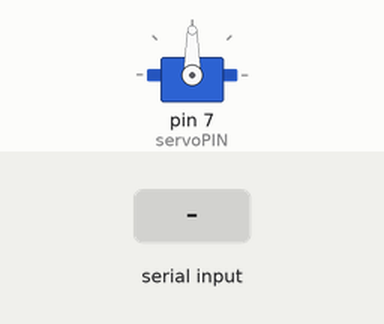
Simulated run of this sketch. Board: Arduino Uno, built with avr-gcc and run on an emulated ATmega328P. Parts: servo. The inputs (shaded band) are chosen by the test bench.

Above: at 2.2 s.
2.3 s: "a" received over Serial
At 3.2 s:
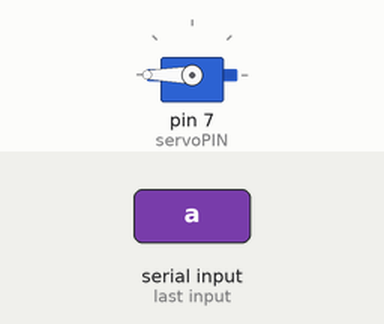
3.8 s: "a" received over Serial
At 4.4 s:
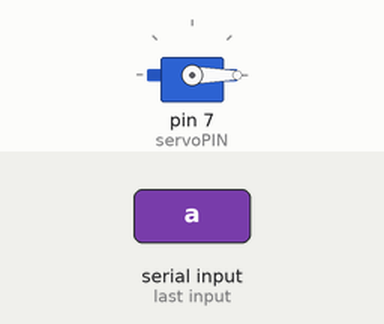
Timing chart, 0 to 6.8 s (numbered marks = the images above; inputs shaded):
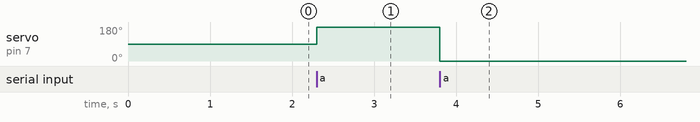

Measured:
- after the input at 2.3 s, servo on pin 7 (servoPIN): 90° → 180° at once
- after the input at 3.8 s, servo on pin 7 (servoPIN): 180° → 0° at once

The sketch:

parent_sketch.ino
```cpp
#include <Servo.h>

//サーボモータ
Servo servo;
#define servoPIN 7
int servoAngle = 0;
bool AngleIsZero = true;


void setup() {
  servo.attach(servoPIN , 500 , 2400);

  Serial.begin(9600);
  delay(1000);
}

void loop() {
    if(Serial.available() >0){
      char receivedByte = Serial.read();
      if (receivedByte =='a'){
        servoAngle = AngleIsZero ? 180 : 0;
        AngleIsZero = !AngleIsZero;

        servo.write(servoAngle);
        delay(1000);
      }
    }
}
```
